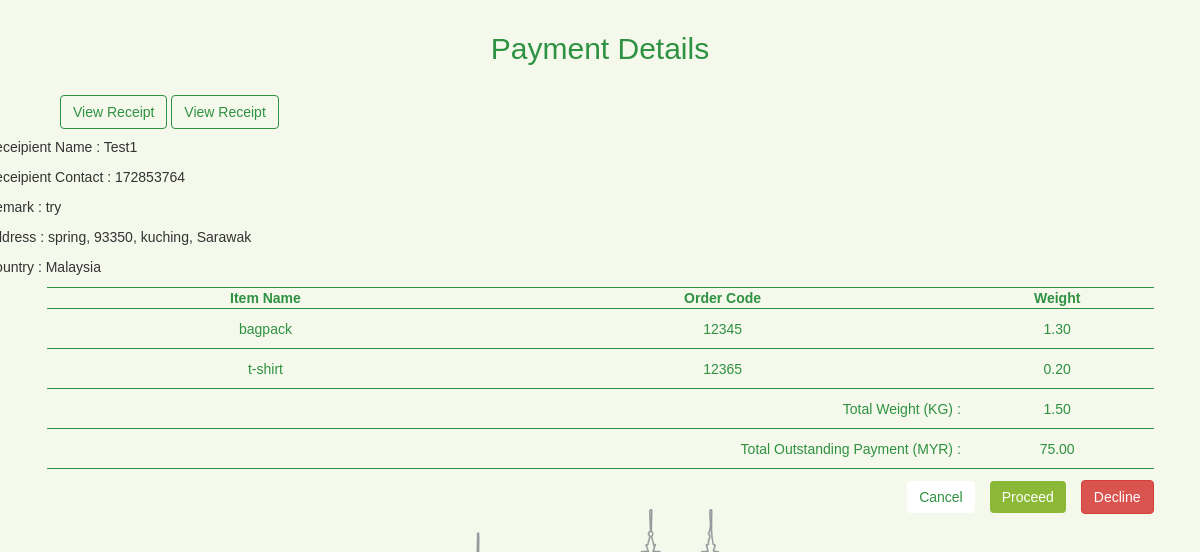
The app's page /admin/paymentviews.php?payment_id=163783 with its own data.
### tables this page shows
CREATE TABLE `shipping` (
  `shipping_id` int(11) NOT NULL,
  `user_id` int(11) NOT NULL,
  `recipient_name` varchar(50) NOT NULL,
  `recipient_contact` varchar(15) NOT NULL,
  `remark` varchar(255) DEFAULT NULL,
  `address_id` int(11) NOT NULL,
  `weight` decimal(10,2) NOT NULL,
  `price` varchar(20) NOT NULL,
  `status` text NOT NULL,
  `datetime` timestamp NOT NULL DEFAULT CURRENT_TIMESTAMP ON UPDATE CURRENT_TIMESTAMP,
  `tracking_code` varchar(25) DEFAULT NULL,
  `payment_id` int(11) NOT NULL,
  `review` text,
  `top_up_id` varchar(11) DEFAULT NULL,
  `destination_station` varchar(100) NOT NULL
);

CREATE TABLE `address` (
  `address_id` int(11) NOT NULL,
  `user_id` int(11) NOT NULL,
  `address` varchar(100) NOT NULL,
  `state` varchar(100) NOT NULL,
  `city` varchar(100) NOT NULL,
  `country` varchar(50) NOT NULL,
  `postcode` int(11) NOT NULL
);

CREATE TABLE `item` (
  `item_id` int(11) NOT NULL,
  `slot_id` int(11) NOT NULL,
  `from_order` varchar(20) NOT NULL,
  `item_description` varchar(50) NOT NULL,
  `order_code` varchar(25) NOT NULL,
  `weight` decimal(10,2) NOT NULL,
  `datetime` timestamp NOT NULL DEFAULT CURRENT_TIMESTAMP ON UPDATE CURRENT_TIMESTAMP,
  `payment_id` int(11) DEFAULT NULL,
  `action` varchar(15) NOT NULL
);

### admin/paymentviews.php (the view, shortened to what this page needs)
<?php
require_once '../connection/config.php';
$payment_id = $_GET['payment_id'];
$query = "SELECT *
           FROM item
           WHERE payment_id='$payment_id'";
$result = mysqli_query($con, $query);
$query1 = "SELECT *
        FROM shipping s
        JOIN address a
        ON a.address_id = s.address_id
        WHERE payment_id='$payment_id'";
$result1 = mysqli_query($con, $query1);
$results1 = mysqli_fetch_assoc($result1);
    ?>
        <?php
$query7 = "SELECT *
            FROM payment
            WHERE payment_id='$payment_id'";
$result7 = mysqli_query($con, $query7);
$results7 = mysqli_fetch_assoc($result7);
    ?>
    <?php
$query11 = "SELECT *
           FROM shipping
           WHERE payment_id='$payment_id' AND top_up_id IS NOT NULL";
$result11 = mysqli_query($con, $query11);
    ?>
<!DOCTYPE html>
<html>
    <head>
        <link rel="stylesheet" href="https://maxcdn.bootstrapcdn.com/bootstrap/3.3.7/css/bootstrap.min.css">
        <link href="../frameworks/css/style.css" rel="stylesheet"/>
        <link rel="stylesheet" href="https://cdnjs.cloudflare.com/ajax/libs/font-awesome/4.7.0/css/font-awesome.min.css">
    </head>
    <body class="userbg">
        <div class="row updaterow1 center">
            <h2 class="bigh2 pagetitle hidden-xs hidden-sm">Payment Details</h2>
        </div>
        <div class="row">
            <div class="col-xs-12 col-md-12 col-lg-12 updatecontainer">
                <table class="purchasetable">
                    <caption>
                        <?php
                            if($results7['title'] != 'Pay shipping by Points'){
                                ?>
                                    <a data-toggle="modal" class="btn btn-default btnReceipt verifyPayment" href="#verifyPayment">View Receipt</a>
                                <?php
                            }
                        ?>
                        <?php
                            if(mysqli_num_rows($result11) > 0)
                            {
                                while($row = mysqli_fetch_array($result11))
                                {
                                    ?>
                                    <a data-toggle="modal" class="btn btn-default btnReceipt verifyPayment1" href="#verifyPayment1">View Receipt</a>
                                    <?php
                                }
                            }else{
                            }
                        ?>
                    </caption>
                </table>
            </div>
        </div>
        <div class="row">
            <form action="paymentviews.php?payment_id=<?php echo $payment_id; ?>" method="post">
                <div class="row">
                    <div class="col-xs-12 col-md-12 col-lg-12 updatecontainer">
                        <table class="purchasetable">
                            <p>Receipient Name : <?php echo $results1['recipient_name']; ?></p>
                            <p>Receipient Contact : <?php echo $results1['recipient_contact']; ?></p>
                            <p>Remark : <?php echo $results1['remark']; ?></p>
                            <p>Address : <?php echo $results1['address'].", ".$results1['postcode'].", ".$results1['city'].", ".$results1['state']; ?></p>
                            <p>Country : <?php echo $results1['country']; ?></p>
                            <tr>
                                <th>Item Name</th>
                                <th>Order Code</th>
                                <th>Weight</th>
                            </tr>
                            <?php
                                if(mysqli_num_rows($result) > 0)
                                {
                                    while($row = mysqli_fetch_array($result))
                                    {
                            ?>
                            <tr class="bodyrow">
                                <td><?php echo $row['item_description']; ?></td>
                                <td><?php echo $row['order_code']; ?></td>
                                <td><?php echo $row['weight']; ?></td>
                            </tr>
                            <?php
                                    }
                                }
                            else
                            {
                            ?>
                            <tr>
                                <td colspan="8">Error!</td>
                            </tr>
                            <?php
                            }
                            ?>
                            <tr>
                                <td colspan="2" class="right">Total Weight (KG) :</td>
                                <td><?php echo $results1['weight']; ?></td>
                            </tr>
                            <tr>
                                <td colspan="2" class="right">Total Outstanding Payment (MYR) :</td>
                                <td><?php echo $results1['price']; ?></td>
                            </tr>
                        </table>
                        <div class="btnpayview">
                            <p class="right">
                                <a href="main.php#adpayment" class="btn btn-secondary btnCancel btnmargin">Cancel</a>
                                <input type="submit" class="btn btn-success btnSend btnmargin" name="proceed" value="Proceed" />
                                <a class="btn btnmargin btn-danger" href="#declinePPayment" data-toggle="modal">Decline</a>
                            </p>
                        </div>
                    </div>
                </div>
            </form>
        </div>
    </body>
</html>

### frameworks/css/style.css (style rules this page uses)
body { font-family: sans-serif; overflow-x: hidden; min-height: 100vh; }
.userbg { background-color: #f4f9eb; background-image: url(../../resources/img/cityline.png); background-repeat: no-repeat; background-position: bottom; background-size: 75%; }
.right { text-align: right!important; }
.center { text-align: center!important; }
.btnCancel, .btnCancel:focus, .btnCancel:active, .btnSend:focus, .btnSend:active, .btnSend:visited { outline: none!important; border: none!important; }
.btnCancel { color: #2f9142; background: #fff; }
.btnReceipt { color: #2f9142; background: none; border: solid 1px #2f9142; }
.btnSend { outline: none!important; background: #8bb836; border: none!important; }
.pagetitle { color: #2f9142!important; }
.purchasetable { border-top: solid 1px #2f9142; border-bottom: solid 1px #2f9142; width: 90%; margin: 0 auto; }
.purchasetable th { text-align: center; color: #2f9142; }
.purchasetable tr { border-top: solid 1px #2f9142; border-bottom: solid 1px #2f9142; }
.purchasetable td { text-align: center; color: #2f9142; height: 40px; }
.updaterow1 { padding: 1% 1%; }
.btnpayview { width: 90%; margin: auto; }
.btnmargin { margin-left: 1%; margin-top: 1%; }

### records on screen
shipping: recipient_name "Test1", recipient_contact "172853764", remark "try", address.address "spring", address.postcode "93350", address.city "kuching", address.state "Sarawak", address.country "Malaysia", weight "1.50", price "75.00"
item: item_description "bagpack", order_code "12345", weight "1.30"
item: item_description "t-shirt", order_code "12365", weight "0.20"
